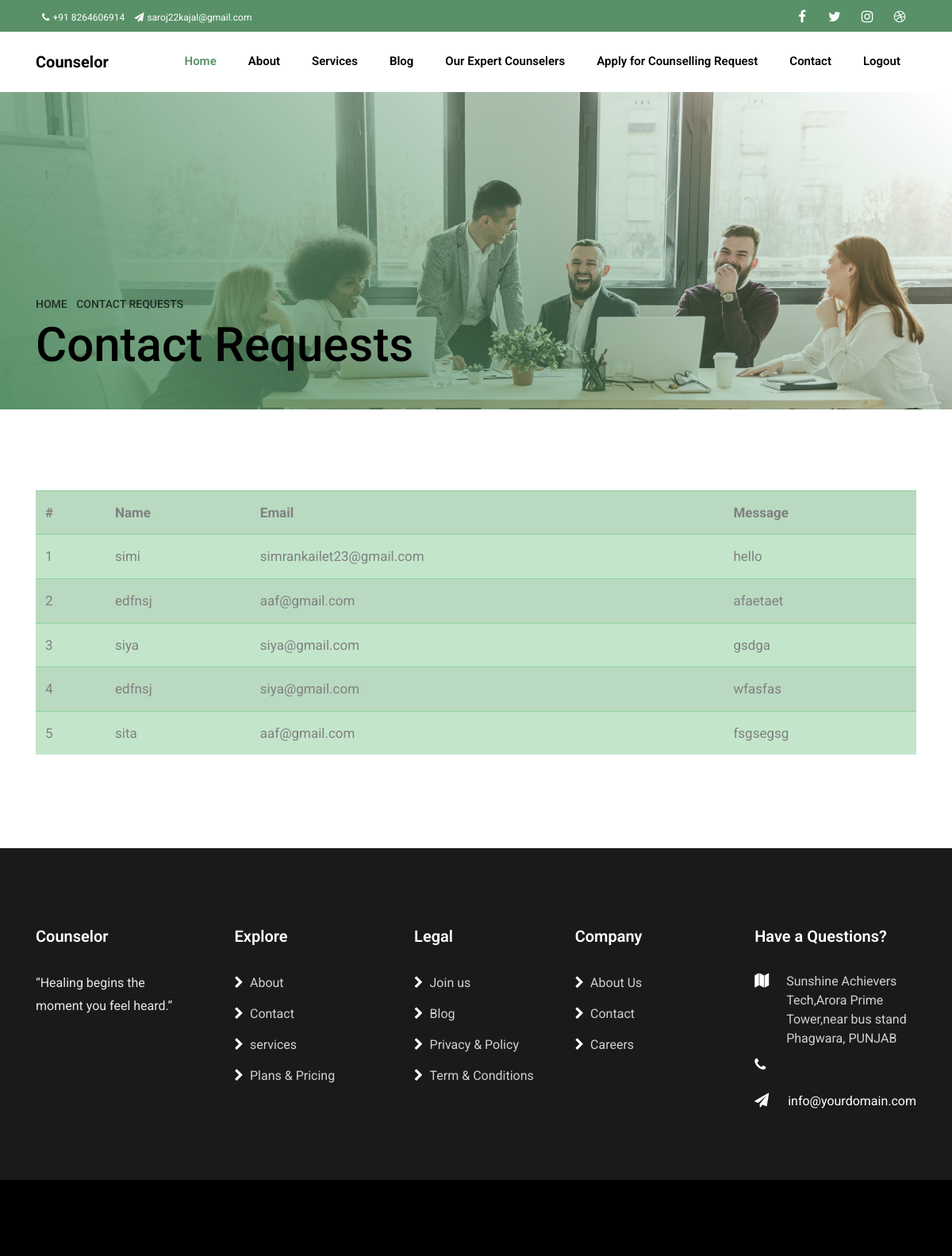
/contact_requests.php (signed in), run on the app's committed database.
### tables this page shows
CREATE TABLE `contacts` (
  `c_id` int NOT NULL AUTO_INCREMENT,
  `c_name` varchar(100) NOT NULL,
  `c_email` varchar(100) NOT NULL,
  `c_msg` text NOT NULL,
  `created_at` timestamp NULL DEFAULT CURRENT_TIMESTAMP,
  PRIMARY KEY (`c_id`)
);

### contact_requests.php (the view, shortened to what this page needs)
<?php
include('header.php')
?>
<section class="hero-wrap hero-wrap-2" style="background-image: url('../asset/images/bg_2.jpg');" data-stellar-background-ratio="0.5">
    <div class="overlay"></div>
    <div class="container">
        <div class="row no-gutters slider-text align-items-end">
            <div class="col-md-9 ftco-animate pb-5">
                <p class="breadcrumbs mb-2"><span class="mr-2"><a href="index.php">Home </a></span> <span><a href="contact_requests.php">Contact Requests</a></span></p>
                <h1 class="mb-0 bread">Contact Requests</h1>
            </div>
        </div>
    </div>
</section>
<section class="ftco-section">
    <div class="container">
        <table class="table table-success table-striped">
            <tr>
                <th>#</th>
                <th>Name</th>
                <th>Email</th>
                <th>Message</th>
            </tr>
            <?php
            include('config.php');
            $res = mysqli_query($conn, "SELECT * FROM `contacts`");
            $i = 1;
            foreach ($res as $r) {
            ?>
                <tr>
                    <td><?= $i ?></td>
                    <td><?= $r["c_name"] ?></td>
                    <td><?= $r["c_email"] ?></td>
                    <td><?= $r["c_msg"] ?></td>
                </tr>
            <?php
                $i++;
            }
            ?>
        </table>
    </div>
</section>
<?php
include('footer.php')
?>

### data on the page
contacts: c_name "simi", c_email "simrankailet23@gmail.com", c_msg "hello"
contacts: c_name "edfnsj", c_email "aaf@gmail.com", c_msg "afaetaet"
contacts: c_name "siya", c_email "siya@gmail.com", c_msg "gsdga"
contacts: c_name "edfnsj", c_email "siya@gmail.com", c_msg "wfasfas"
contacts: c_name "sita", c_email "aaf@gmail.com", c_msg "fsgsegsg"
